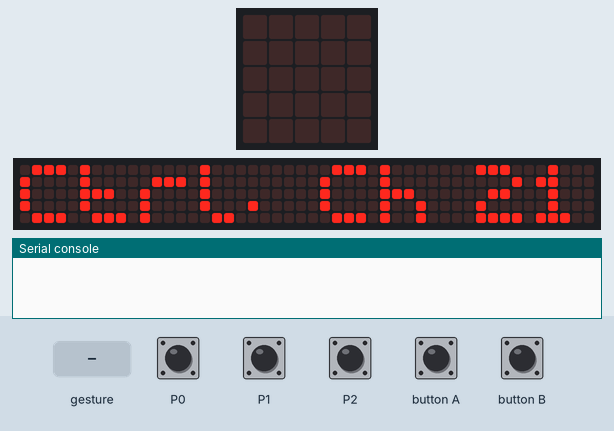
The program below on a simulated BBC micro:bit running MicroPython. Parts: the board's 5×5 LED display, a strip that is not on the board, showing the scrolling text unrolled, the last lines printed to the serial console. The test bench sets the inputs (shaded band); at power-on: P0 HIGH, P1 HIGH, P2 HIGH. No radio messages arrive unless stated (any console line starting 'radio sent:' is added by the test bench); a tilt is held for 1.5 s and a shake lasts 1 s, then the board lies face up again; the 48×5 strip is a reading aid, not a part: it shows the text the display is scrolling, unrolled, one strip-width of it at a time.

Above: at 2.71 s.
4.0 s: P0 pulled LOW for 0.15 s
At 4.9 s:
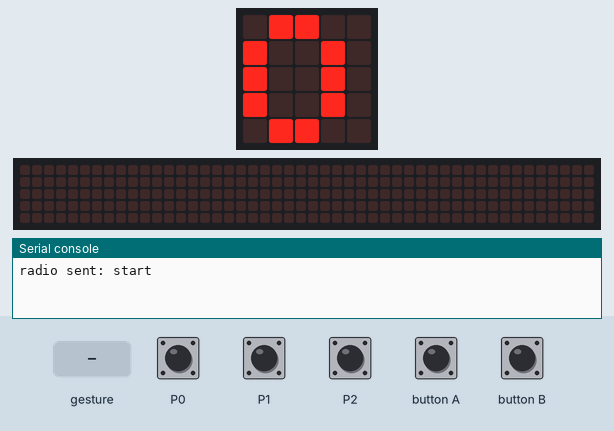
5.6 s: button A pressed for 0.15 s
At 6.0 s:
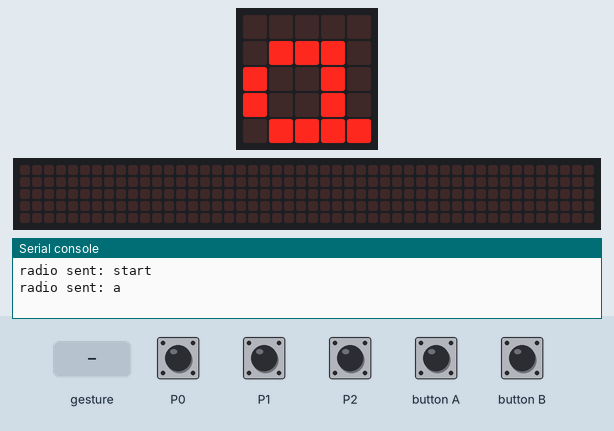
7.2 s: button B pressed for 0.15 s
At 8.2 s:
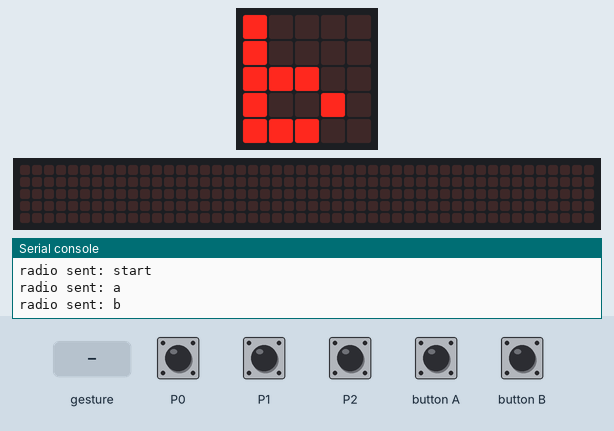
8.8 s: gesture 'shake'
At 9.7 s:
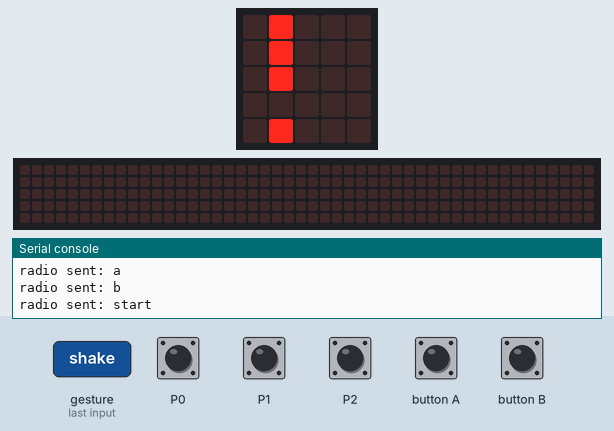
10.5 s: P1 pulled LOW for 0.15 s
At 11.7 s:
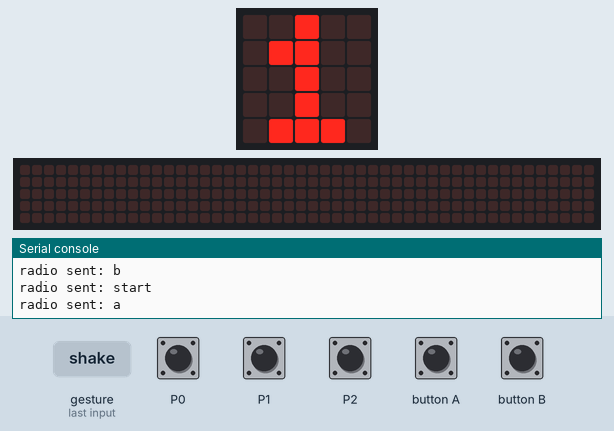
12.1 s: P2 pulled LOW for 0.15 s
At 12.8 s:
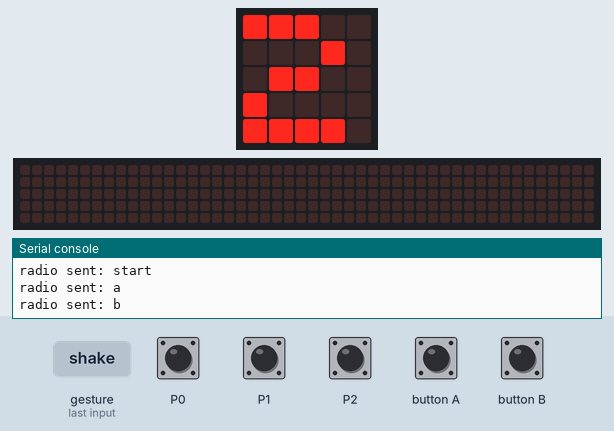
Timing chart, 0 to 14.7 s (numbered marks = the images above; inputs shaded):
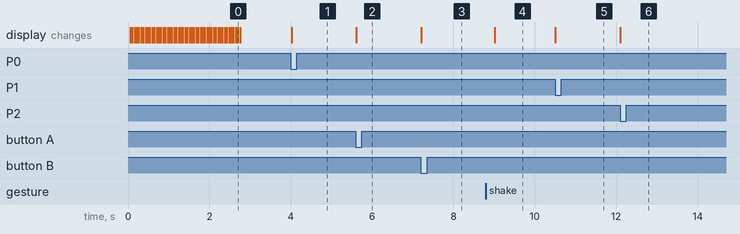

The program:

RacerTxControllerTouch.py
```python
from microbit import *
import radio

# Don't change this, you will need it
already = [False, False, False]
def was_touched(pinNum):
    global already
    pin = [pin0, pin1, pin2][pinNum]
    t = pin.is_touched()
    result = t and not already[pinNum]
    already[pinNum] = t
    return result


#Your code goes here
radio.config(group=21)
radio.on()
display.scroll('Ctrl. Ch 21', 50)

while True:
    if (was_touched(0)):
        radio.send("start")
        display.show('0')
    if (was_touched(1)):
        radio.send("a")
        display.show('1')
    if (was_touched(2)):
        radio.send("b")
        display.show('2')
    if button_a.was_pressed():
        radio.send("a")
        display.show("a")
    if button_b.was_pressed():
        radio.send("b")
        display.show("b")
    if accelerometer.was_gesture("shake"):
        radio.send("start")
        display.show("!")
    sleep(20)
```

Measured:
- after the input at 4.0 s, the display: changes at once (image 1)
- after the input at 5.6 s, the display: changes at once (image 2)
- after the input at 7.2 s, the display: changes at once (image 3)
- after the input at 8.8 s, the display: changes after 0.21 s (image 4)
- after the input at 10.5 s, the display: changes at once (image 5)
- after the input at 12.1 s, the display: changes at once (image 6)
